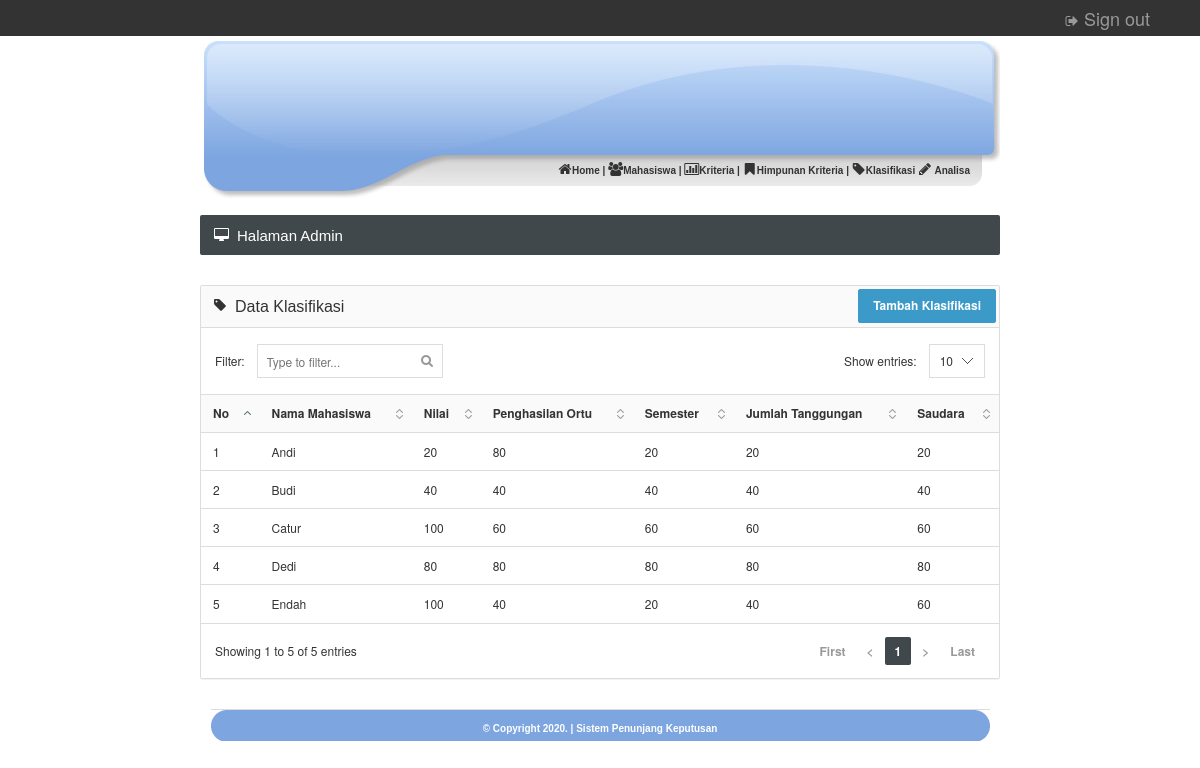
The app's page /admin/klasifikasi.php (signed in) with its own data.
### tables this page shows
CREATE TABLE `klasifikasi` (
  `id_klasifikasi` int(5) NOT NULL,
  `id_mhs` varchar(10) NOT NULL,
  `jml_tanggungan` double NOT NULL,
  `nilai_ipk` double NOT NULL,
  `penghasilan_ortu` double NOT NULL,
  `semester` double NOT NULL,
  `saudara` double NOT NULL
);

CREATE TABLE `calonbeasiswa` (
  `id_mhs` varchar(10) NOT NULL,
  `nama_mhs` varchar(100) NOT NULL,
  `jurusan` text NOT NULL
);

### admin/klasifikasi.php (the view, shortened to what this page needs)
<?php
include "head.php";
?>
			<?php include "menu.php"; ?>
			</div>
		<br />
		<div id="content">
			<div class="page-title">
				<h5><i class="fa fa-desktop"></i> Halaman Admin</h5>
			</div>
			<div class="panel panel-default">
				<div class="panel-heading" align="right"><h6 class="panel-title"><i class="fa fa-tag"></i> Data Klasifikasi</h6>
				<a href="klasifikasi_tambah.php"><input type="submit" value="Tambah Klasifikasi" class="btn btn-info"></a>
				</div>
				<div class="datatable">
					<table class="table table-hover">
						<thead>
							<tr>
								<th>No</th>
								<th>Nama Mahasiswa</th>
								<th>Nilai</th>
								<th>Penghasilan Ortu</th>
								<th>Semester</th>
								<th>Jumlah Tanggungan</th>
								<th>Saudara</th>
							</tr>
						</thead>
						<tbody>
						<?php
						$nomor = 0;
						$hasil = mysqli_query($mysqli,"select * from klasifikasi, calonbeasiswa where klasifikasi.id_mhs=calonbeasiswa.id_mhs");
						while ($dataku = mysqli_fetch_array($hasil)) {
						?>
							<tr>
								<td><?php echo $nomor=$nomor+1;?></td>
								<td><?php echo $dataku['nama_mhs']; ?></td>
								<td><?php echo $dataku['nilai_ipk']; ?></td>
								<td><?php echo $dataku['penghasilan_ortu']; ?></td>
								<td><?php echo $dataku['semester']; ?></td>
								<td><?php echo $dataku['jml_tanggungan']; ?></td>
								<td><?php echo $dataku['saudara']; ?></td>
							</tr>
						<?php }	?>
						</tbody>
					</table>
				</div>
			</div>
	<?php include "footer.php"; ?>
</body>

### images/style.css (style rules this page uses)
body { margin-top: 0px; margin-left: 0px; margin-right: 0px; margin-bottom: 0px; }
#content { width: 800px; }

### css/styles.css (style rules this page uses)
@media (min-width: 768px) { a, .btn, .caret, .close, .sidebar, .select2-choice abbr, .select2-highlighted, .ui-slider-range, .ui-datepicker-trigger, .ui-timepicker-list li, .checker span:after, .checker span, .navbar-toggle, .thumb-options, .select2-arrow b, .thumb-zoom img, .fc-button, .page-content { -webkit-transition: all 0.15s ease-in-out; -moz-transition: all 0.15s ease-in-out; -o-transition: all 0.15s ease-in-out; transition: all 0.15s ease-in-out; } }
.fa { position: relative; font-size: 14px; min-width: 14px; text-align: center; }
h1, h2, h3, h4, h5, h6, .navigation > li > a, .stats li span { font-family: 'Cuprum', sans-serif; font-weight: normal; }
.page-title { color: #fff; background-color: #40484C; -moz-box-shadow: 0 1px 0 #fff; -webkit-box-shadow: 0 1px 0 #FFF; box-shadow: 0 1px 0 #FFF; border-radius: 2px; margin-bottom: 30px; }
.page-title:after { content: ""; display: table; clear: both; }
.page-title h5 { margin: 0; float: left; display: block; font-size: 15px; padding: 13px 14px 12px 14px; line-height: 1; }
.dataTable { border-collapse: collapse; border-top: 1px solid #ddd; border-bottom: 1px solid #ddd; }
.dataTable thead th { background-color: #fafafa; cursor: pointer; }
.sorting { background: url('../images/interface/tables/sort_both.png') no-repeat 100%; padding-right: 24px!important; }
.sorting_asc { background: url('../images/interface/tables/sort_asc.png') no-repeat 100%; padding-right: 24px!important; }

### records on screen
klasifikasi: id_mhs.nama_mhs "Andi", nilai_ipk "20", penghasilan_ortu "80", semester "20", jml_tanggungan "20", saudara "20"
klasifikasi: nomor "2", id_mhs.nama_mhs "Budi", nilai_ipk "40", penghasilan_ortu "40", semester "40", jml_tanggungan "40", saudara "40"
klasifikasi: nomor "3", id_mhs.nama_mhs "Catur", nilai_ipk "100", penghasilan_ortu "60", semester "60", jml_tanggungan "60", saudara "60"
klasifikasi: nomor "4", id_mhs.nama_mhs "Dedi", nilai_ipk "80", penghasilan_ortu "80", semester "80", jml_tanggungan "80", saudara "80"
klasifikasi: nomor "5", id_mhs.nama_mhs "Endah", nilai_ipk "100", penghasilan_ortu "40", semester "20", jml_tanggungan "40", saudara "60"
